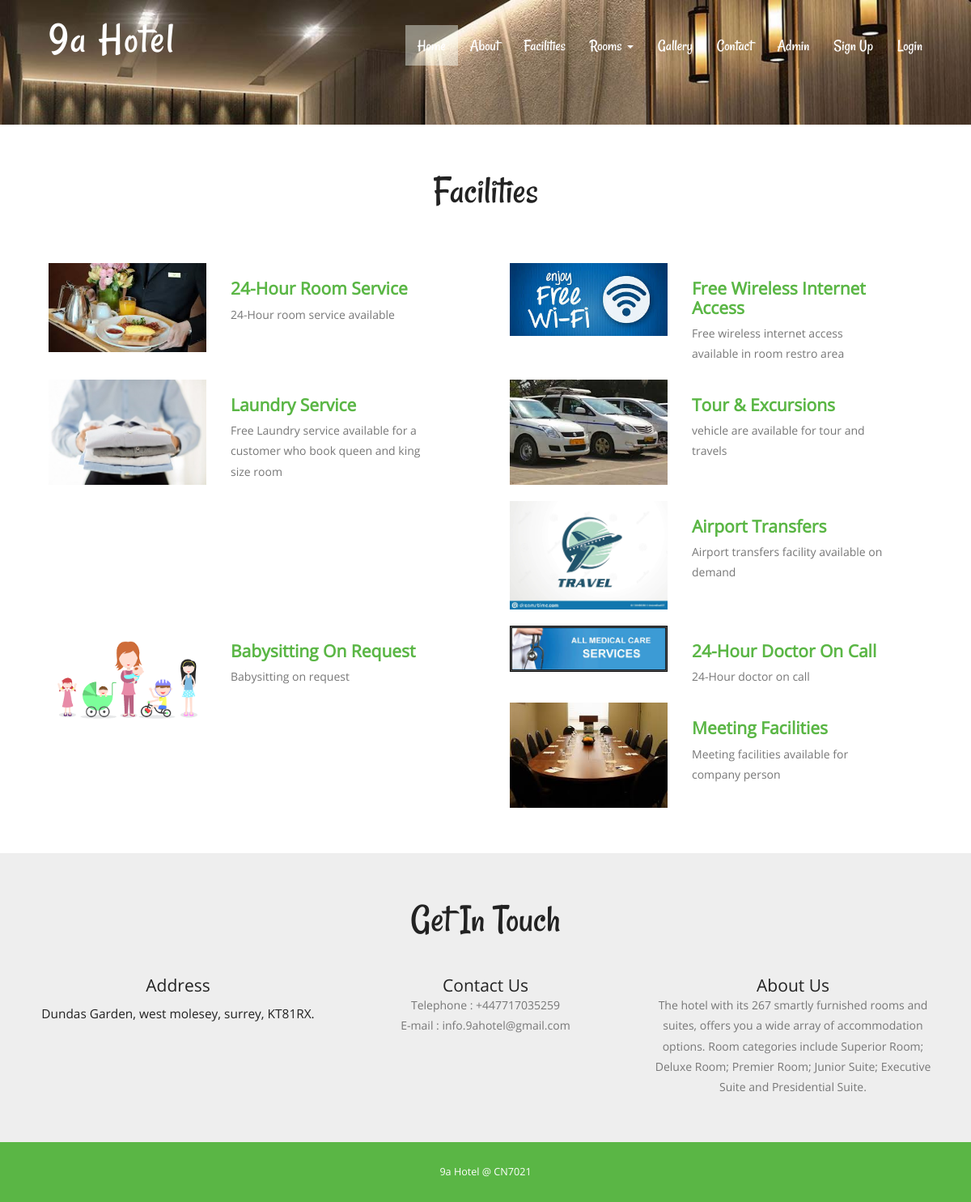
/services.php, run on the app's committed database.
### tables this page shows
CREATE TABLE `tblfacility` (
  `ID` int(10) NOT NULL,
  `FacilityTitle` varchar(200) DEFAULT NULL,
  `Description` mediumtext DEFAULT NULL,
  `Image` varchar(200) DEFAULT NULL,
  `CreationDate` timestamp NULL DEFAULT current_timestamp()
);

CREATE TABLE `tblpage` (
  `ID` int(10) NOT NULL,
  `PageType` varchar(120) DEFAULT NULL,
  `PageTitle` varchar(200) DEFAULT NULL,
  `PageDescription` mediumtext DEFAULT NULL,
  `Email` varchar(120) DEFAULT NULL,
  `MobileNumber` bigint(10) DEFAULT NULL,
  `UpdationDate` timestamp NULL DEFAULT NULL ON UPDATE current_timestamp()
);

### services.php (the view, shortened to what this page needs)
<?php
include('includes/dbconnection.php');
?>
<!DOCTYPE HTML>
<html>
<head>
<link href="css/bootstrap.css" rel="stylesheet" type="text/css" media="all">
<link href="css/style.css" rel="stylesheet" type="text/css" media="all" />
</head>
<body>
			<div class="header head-top">
				<div class="container">
	<?php include_once('includes/header.php');?>
		</div>
</div>
		<div class="content">
			<div class="services">
	<div class="container">
		<div class="services-main">
				<h2>Facilities</h2>
			<div class="services1">
				<?php
$sql="SELECT * from tblfacility";
$query = $dbh -> prepare($sql);
$query->execute();
$results=$query->fetchAll(PDO::FETCH_OBJ);
$cnt=1;
if($query->rowCount() > 0)
{
foreach($results as $row)
{               ?>
				<div class="col-md-6 services-grid">
					<br />
					<div class="col-md-5 serv-img">
						<img src="admin/images/<?php echo $row->Image;?>" height="300" width="300" alt="" class="img-responsive">
					</div><br />
					<div class="col-md-6 serv-text">
						<h4><?php  echo htmlentities($row->FacilityTitle);?> </h4>
						<p><?php  echo htmlentities($row->Description);?> </p>
					</div>
				  <div class="clearfix"> </div>
				</div><?php $cnt=$cnt+1;}} ?>
			</div>
		</div>
	</div>
</div>
			<?php include_once('includes/getintouch.php');?>
			</div>
				<?php include_once('includes/footer.php');?>
</body>
</html>

### includes/getintouch.php
<div class="touch-section">
					<div class="container">
						<h3>get in touch</h3>
						<div class="touch-grids">
							<?php
$sql="SELECT * from tblpage where PageType='contactus'";
$query = $dbh -> prepare($sql);
$query->execute();
$results=$query->fetchAll(PDO::FETCH_OBJ);
$cnt=1;
if($query->rowCount() > 0)
{
foreach($results as $row)
{               ?>
							<div class="col-md-4 touch-grid">
								<h4>address</h4>
								<h5><?php  echo htmlentities($row->PageDescription);?></h5>
							</div>
							<div class="col-md-4 touch-grid">
								<h4>Contact Us</h4>
								<p>Telephone : +<?php  echo htmlentities($row->MobileNumber);?></p>
							<p>E-mail : <?php  echo htmlentities($row->Email);?></p>
							</div><?php $cnt=$cnt+1;}} ?>
							<div class="col-md-4 touch-grid">
								<?php
$sql="SELECT * from tblpage where PageType='aboutus'";
$query = $dbh -> prepare($sql);
$query->execute();
$results=$query->fetchAll(PDO::FETCH_OBJ);
$cnt=1;
if($query->rowCount() > 0)
{
foreach($results as $row)
{               ?>
							<h4><?php  echo htmlentities($row->PageTitle);?></h4>
								<p><?php  echo htmlentities($row->PageDescription);?></p>
							</div><?php $cnt=$cnt+1;}} ?>
							<div class="clearfix"></div>
						</div>
					</div>
					</div>

### css/style.css (style rules this page uses)
h1,h2,h3,h4,h5,h6 { padding:0 0; margin:0 0; }
p { padding:0 0; margin:0 0; }
body { padding:0 0; margin:0 0; font-family: 'OpenSans-Regular' }
.header { background:url(../images/banner1.jpg) no-repeat 0px 0px; background-size:cover; -webkit-background-size: cover; -moz-background-size: cover; -o-background-size: cover; -ms-background-size: cover; min-height:764px; padding-bottom: 4em; }
.touch-section { padding: 4em 0; text-align: center; background-color: #eee; }
.touch-grids { margin-top: 3em; }
.touch-grid h4 { font-size: 1.5em; color: #222; text-transform: capitalize; }
.touch-section h3 { font-size: 3.5em; text-transform: capitalize; font-family: 'Rancho-Regular'; color: #222; }
.touch-grid h5 { font-size: 1.1em; padding: 1em 0; color: #222; }
.touch-grid p { font-size: 1em; line-height: 1.8em; color: #777; }
.head-top { min-height: 115px !important; }
.services { padding: 4em 0em; }
.services-main h2 { font-size: 3.5em; text-transform: capitalize; font-family: 'Rancho-Regular'; color: #222; text-align:center; }
.services1 { margin: 3em 0; }
.serv-text h4 { color: #5ab645; text-transform: capitalize; font-weight: 600; font-size:1.5em; }
.serv-text p { font-size: 1em; color: #777; line-height: 1.8em; padding: .5em 0 0; }
@media (max-width:1440px) { .header { min-height: 679px; } }
@media (max-width:1366px) { .header { min-height: 652px; } }
@media (max-width:1280px) { .header { min-height: 602px; } }

### data on the page
tblfacility: Image (picture), FacilityTitle "24-Hour Room Service", Description "24-Hour room service available"
tblfacility: Image (picture), FacilityTitle "Free Wireless Internet Access", Description "Free wireless internet access available in room restro area"
tblfacility: Image (picture), FacilityTitle "Laundry Service", Description "Free Laundry service available for a customer who book queen and king size room"
tblfacility: Image (picture), FacilityTitle "Tour & Excursions", Description "vehicle are available for tour and travels"
tblfacility: Image (picture), FacilityTitle "Airport Transfers", Description "Airport transfers facility available on demand"
tblfacility: Image (picture), FacilityTitle "Babysitting On Request", Description "Babysitting on request"
tblfacility: Image (picture), FacilityTitle "24-Hour Doctor On Call", Description "24-Hour doctor on call"
tblfacility: Image (picture), FacilityTitle "Meeting Facilities", Description "Meeting facilities available for company person"
tblpage: PageDescription "Dundas Garden, west molesey, surrey, KT81RX.", MobileNumber "447717035259", Email "info.9ahotel@gmail.com"
tblpage: PageTitle "About Us", PageDescription "The hotel with its 267 smartly furnished rooms and suites, offers you a wide array of accommodation options. Room categories include Superior Room; Deluxe Room; Premier Room; Junior Suite; Executive Suite and Presidential Suite."
